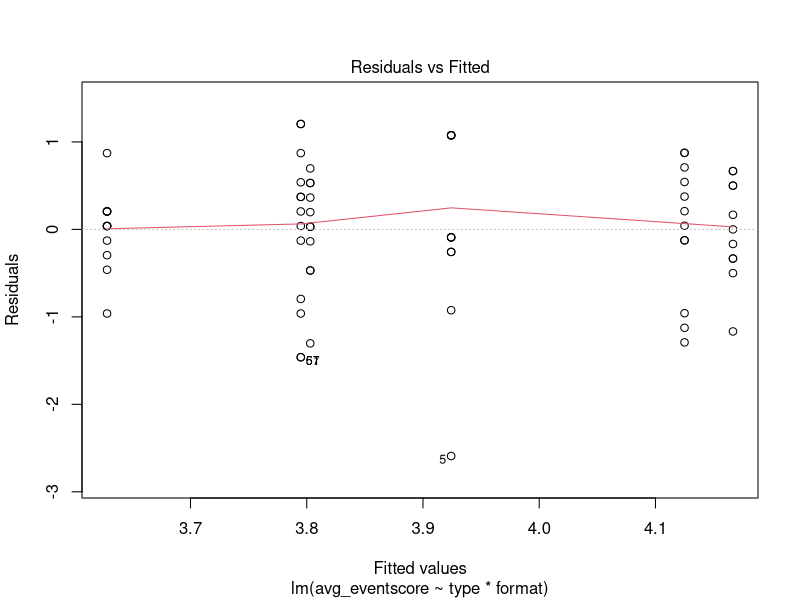
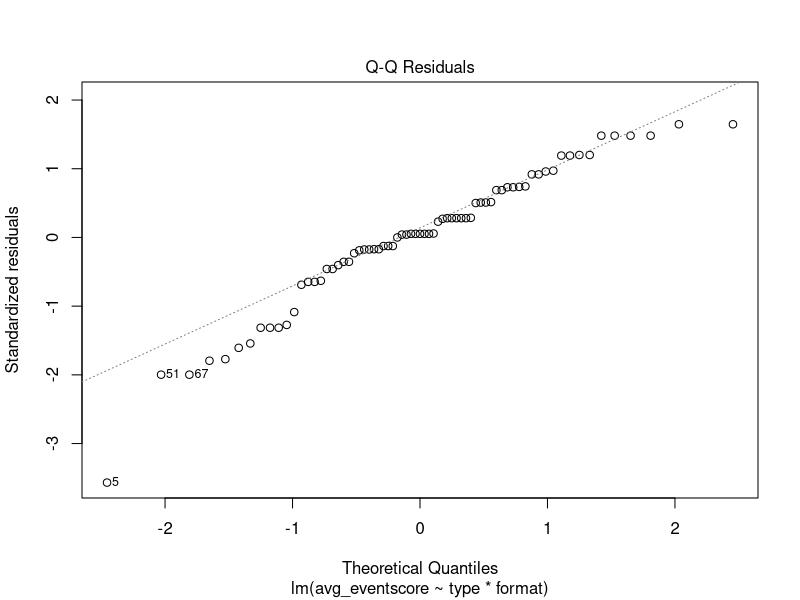
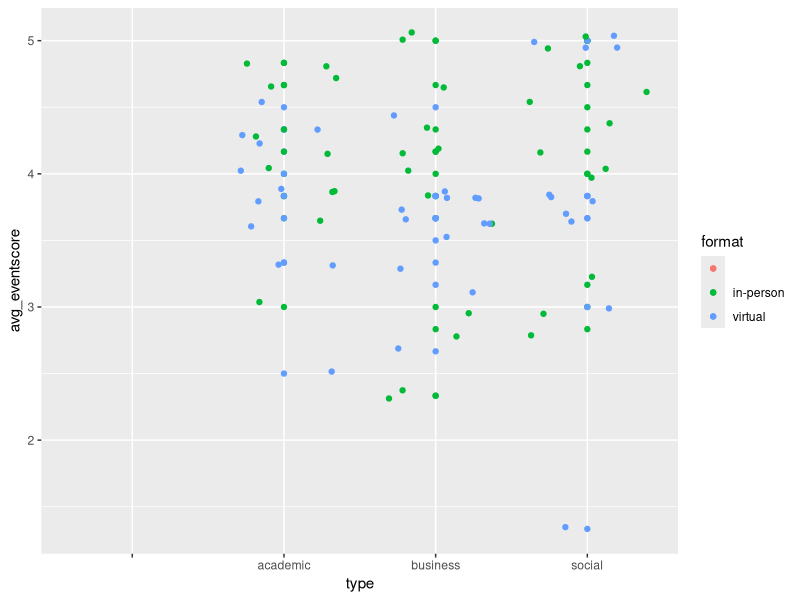
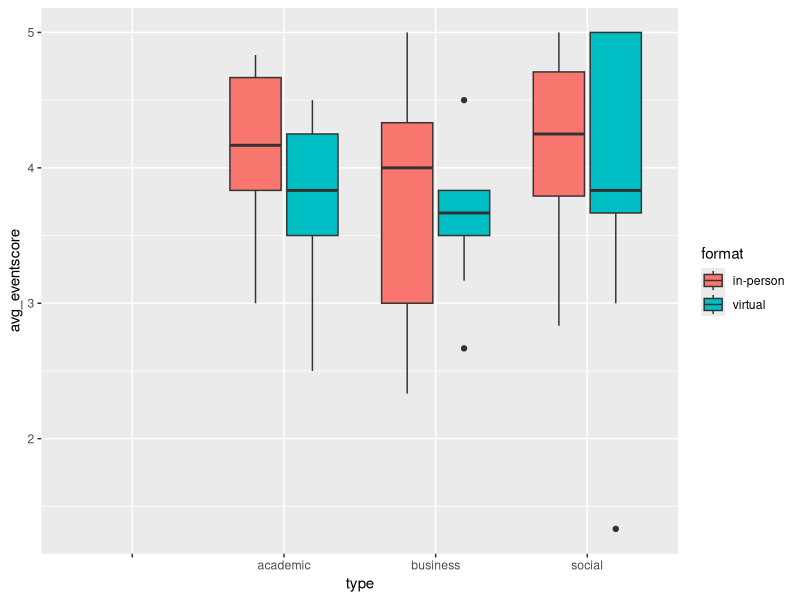
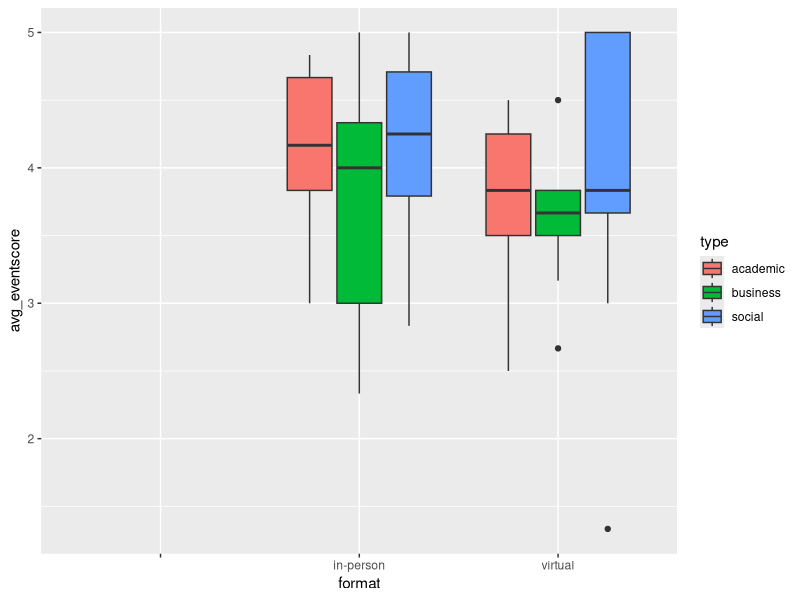

Here is the R script that generated these plots, in order:
## ---- chunk 1
knitr::opts_chunk$set(echo = TRUE, warning = FALSE)

library(tidyverse)
library(car)
## ---- chunk 2
data <- read.csv('MP2_data.csv')

data <- data %>%
  select(choice, worthwhile, connect, waste, value, engage, attend, type, format) %>%
  filter(!row_number() %in% c(1, 2),
         !is.na(attend)) %>%
  mutate(choice = as.numeric(choice),
         worthwhile = as.numeric(worthwhile),
         connect = as.numeric(connect),
         waste = as.numeric(waste),
         value = as.numeric(value),
         engage = as.numeric(engage),
         attend = as.numeric(attend))

cleaned_data <- data %>%
  mutate(waste_recoded = 6 - waste,
         sum_eventscore = worthwhile + connect + waste_recoded + value + engage + attend,
         avg_eventscore = sum_eventscore / 6)
## ---- chunk 3
cleaned_data %>%
  group_by(type, format) %>%
  summarize(m = mean(avg_eventscore), sd = sd(avg_eventscore), n = n())

model1 <- lm(avg_eventscore ~ type*format, data = cleaned_data)
anova(model1)
#No significant differences. Not even when looking only at the virtual group, or only at the difference between the academic and business virtual groups. Alas. 

leveneTest(avg_eventscore ~ type * format, data = cleaned_data)
#Significant difference, invalid 

plot(model1, which = 1)
plot(model1, which = 2)

ggplot(cleaned_data, aes(x = type, y = avg_eventscore, color = format)) + 
  geom_point() + geom_jitter()
ggplot(cleaned_data, aes(x = type, y = avg_eventscore, fill = format)) + 
  geom_boxplot()
ggplot(cleaned_data, aes(x = format, y = avg_eventscore, fill = type)) + 
  geom_boxplot()
